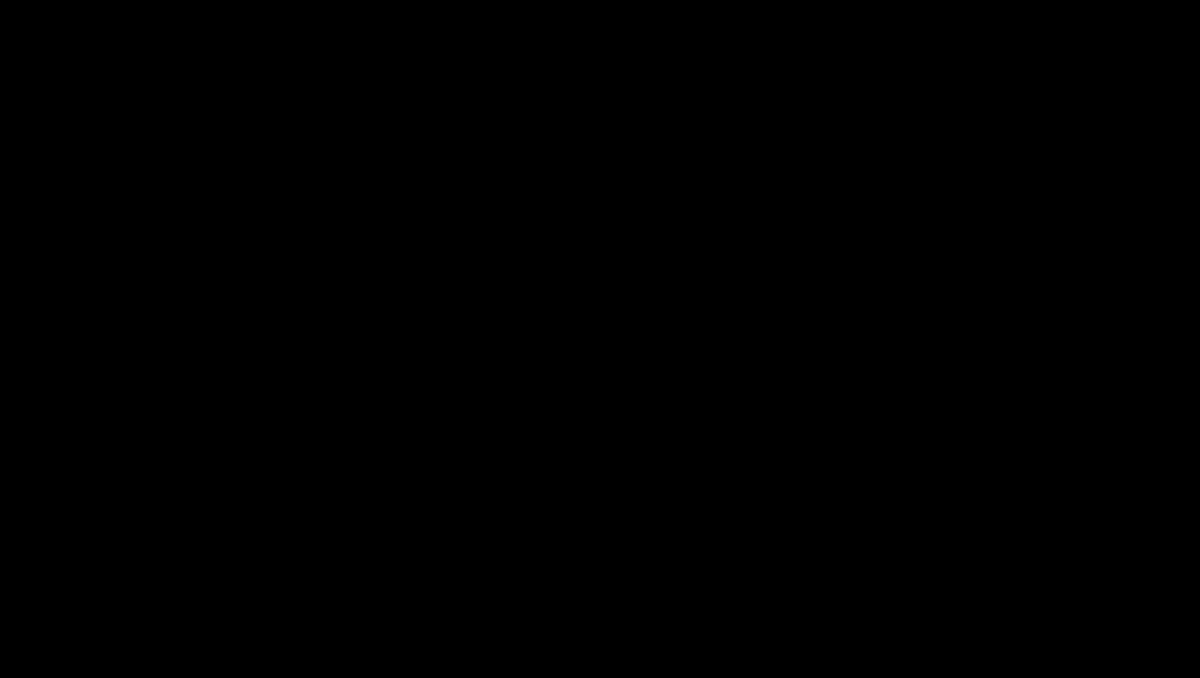
Frame 1 (no input)
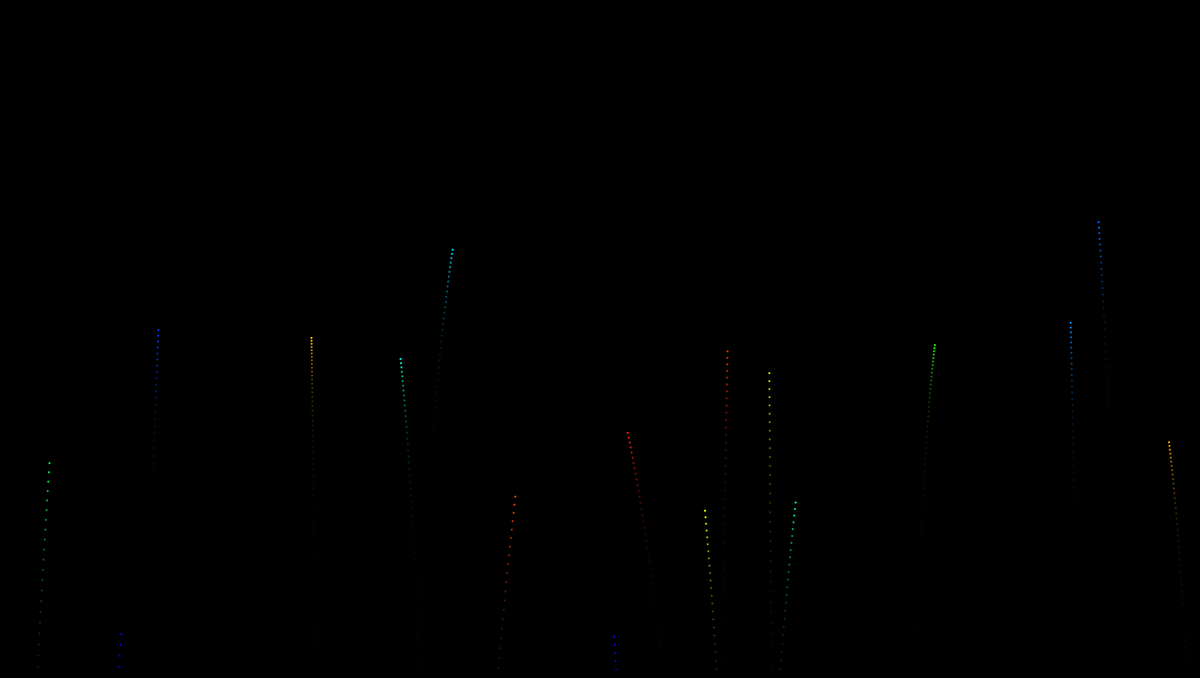
Frame 60 (no input)
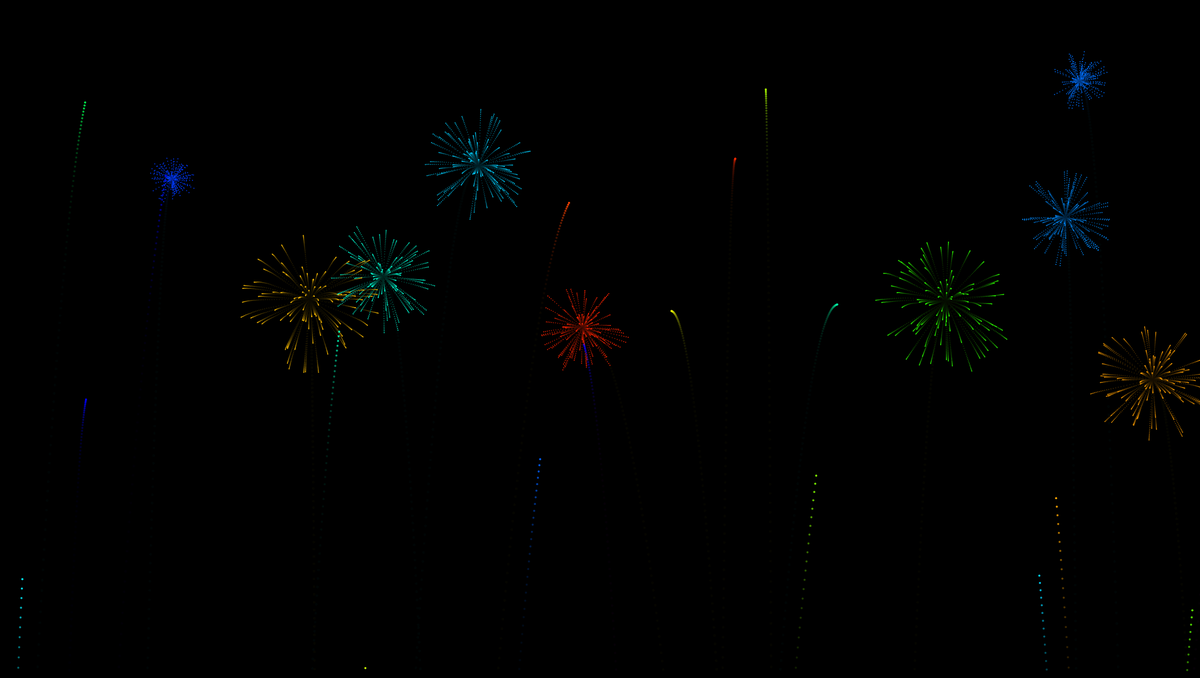
Frame 120 (the mouse pressed at the canvas centre since frame 60)

The p5.js sketch that drew these frames (run headless with seeded random() and noise() and a simulated clock; from frame 60 on, the mouse is pressed at the canvas centre):

// p5.js sketch
// ── sketch.js
var fireworks = [];
var gravity;

function setup() {
  createCanvas(2300,1300);
  colorMode(HSB);
  gravity = createVector(0,0.2);
  stroke(255);
  strokeWeight(4);
  background(0);
}

function draw() {
  colorMode(RGB);
  background(0,0,0,25);
  if(random(1) < 0.25){
  fireworks.push(new Firework());
}
  for(var i = fireworks.length-1; i >=0; i--){
    fireworks[i].update();
    fireworks[i].show();
    if(fireworks[i].done()){
      fireworks.splice(i,1);
    }
  }
}

// ── Firework.js

function Firework(){

  this.hu = random(1,255);
  this.firework = new Particle(random(width),height,this.hu,true);
  this.exploded = false;
  this.particles = [];

  this.done = function(){
    return(this.exploded && this.particles.length === 0);
  }

  this.update = function(){
if(!this.exploded){
    this.firework.applyForce(gravity);
    this.firework.update();

    if(this.firework.vel.y >= 0){
      this.exploded = true;
      this.explode();
    }
    }

    for(var i = this.particles.length-1; i>=0; i--){
      if(random(1) < 0.1){this.particles[i].applyForce(gravity);}
      this.particles[i].update();
      if(this.particles[i].done()){
        this.particles.splice(i,1);
      }
  }
}
  this.explode = function(){
    for(var i = 0; i<100; i++){
      var p = new Particle(this.firework.pos.x,this.firework.pos.y, this.hu,false);
      this.particles.push(p);
    }
  }
  this.show = function(){
    if(!this.exploded){
    this.firework.show();
  }
    for(var i = 0; i<this.particles.length; i++){
      this.particles[i].show();
    }
  }
}

// ── Particle.js
function Particle(x,y,hu,seed){
  this.lifespan = 255;
  this.hu = hu;

  this.pos = createVector(x,y);
  if(seed){
  this.vel = createVector(random(-2,2),random(-22,-15));
} else{
  this.vel = p5.Vector.random2D();
  this.vel.mult(random(1,9));
}
  this.acc = createVector(0,0);

  this.applyForce = function(force){
    this.vel.add(force);
  }
this.update = function(){
  if(!seed){
    this.vel.mult(0.95);
    this.lifespan -= 6;
  }
  this.pos.add(this.vel);
  this.vel.add(this.acc);
  this.acc.mult(0);
}

this.done = function(){
  return(this.lifespan < 0);
}

this.show = function(){
  colorMode(HSB);
  if(!seed){
    strokeWeight(2);
    stroke(this.hu, 255,255,this.lifespan)
  }else{
    strokeWeight(4);
    stroke(this.hu,255,255);
  }
  point(this.pos.x,this.pos.y);
}


}
